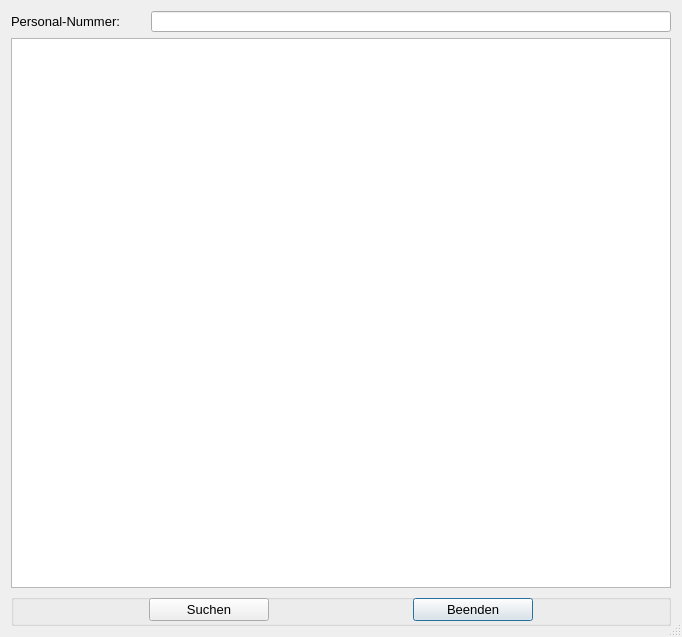
<?xml version="1.0" encoding="UTF-8"?>
<ui version="4.0">
 <class>Suche</class>
 <widget class="QDialog" name="Suche">
  <property name="geometry">
   <rect>
    <x>0</x>
    <y>0</y>
    <width>678</width>
    <height>637</height>
   </rect>
  </property>
  <property name="sizePolicy">
   <sizepolicy hsizetype="Fixed" vsizetype="Fixed">
    <horstretch>0</horstretch>
    <verstretch>0</verstretch>
   </sizepolicy>
  </property>
  <property name="font">
   <font>
    <pointsize>10</pointsize>
   </font>
  </property>
  <property name="windowTitle">
   <string>Suche</string>
  </property>
  <property name="sizeGripEnabled">
   <bool>true</bool>
  </property>
  <layout class="QGridLayout" name="gridLayout">
   <item row="1" column="1">
    <widget class="QLineEdit" name="leRaeume">
     <property name="sizePolicy">
      <sizepolicy hsizetype="Fixed" vsizetype="Fixed">
       <horstretch>0</horstretch>
       <verstretch>0</verstretch>
      </sizepolicy>
     </property>
     <property name="minimumSize">
      <size>
       <width>520</width>
       <height>20</height>
      </size>
     </property>
    </widget>
   </item>
   <item row="6" column="0" colspan="2">
    <widget class="QTableWidget" name="tb_Raeume">
     <property name="sizePolicy">
      <sizepolicy hsizetype="Fixed" vsizetype="Fixed">
       <horstretch>0</horstretch>
       <verstretch>0</verstretch>
      </sizepolicy>
     </property>
     <property name="minimumSize">
      <size>
       <width>660</width>
       <height>550</height>
      </size>
     </property>
    </widget>
   </item>
   <item row="1" column="0">
    <widget class="QLabel" name="label">
     <property name="maximumSize">
      <size>
       <width>160</width>
       <height>16777215</height>
      </size>
     </property>
     <property name="text">
      <string>Personal-Nummer:</string>
     </property>
    </widget>
   </item>
   <item row="7" column="0" colspan="2">
    <widget class="QGroupBox" name="groupBox">
     <property name="minimumSize">
      <size>
       <width>0</width>
       <height>30</height>
      </size>
     </property>
     <property name="font">
      <font>
       <pointsize>10</pointsize>
       <kerning>true</kerning>
      </font>
     </property>
     <property name="title">
      <string/>
     </property>
     <widget class="QWidget" name="gridLayoutWidget">
      <property name="geometry">
       <rect>
        <x>0</x>
        <y>0</y>
        <width>661</width>
        <height>32</height>
       </rect>
      </property>
      <layout class="QGridLayout" name="gridLayout_2">
       <item row="0" column="2">
        <widget class="QPushButton" name="pB_Beenden">
         <property name="sizePolicy">
          <sizepolicy hsizetype="Minimum" vsizetype="Ignored">
           <horstretch>0</horstretch>
           <verstretch>0</verstretch>
          </sizepolicy>
         </property>
         <property name="minimumSize">
          <size>
           <width>120</width>
           <height>0</height>
          </size>
         </property>
         <property name="maximumSize">
          <size>
           <width>120</width>
           <height>16777215</height>
          </size>
         </property>
         <property name="text">
          <string>Beenden</string>
         </property>
         <property name="icon">
          <iconset>
           <normaloff>../../UsedSymbols/log-out_icon-icons.com_50106.ico</normaloff>../../UsedSymbols/log-out_icon-icons.com_50106.ico</iconset>
         </property>
        </widget>
       </item>
       <item row="0" column="1">
        <widget class="QPushButton" name="pB_Suchen">
         <property name="minimumSize">
          <size>
           <width>120</width>
           <height>0</height>
          </size>
         </property>
         <property name="maximumSize">
          <size>
           <width>120</width>
           <height>16777215</height>
          </size>
         </property>
         <property name="text">
          <string>Suchen</string>
         </property>
         <property name="icon">
          <iconset>
           <normaloff>../../_Symbole/UsedSymbols/searchmagnifierinterfacesymbol1_79893.ico</normaloff>../../_Symbole/UsedSymbols/searchmagnifierinterfacesymbol1_79893.ico</iconset>
         </property>
        </widget>
       </item>
      </layout>
     </widget>
    </widget>
   </item>
  </layout>
 </widget>
 <tabstops>
  <tabstop>leRaeume</tabstop>
  <tabstop>tb_Raeume</tabstop>
  <tabstop>pB_Suchen</tabstop>
  <tabstop>pB_Beenden</tabstop>
 </tabstops>
 <resources/>
 <connections/>
</ui>
